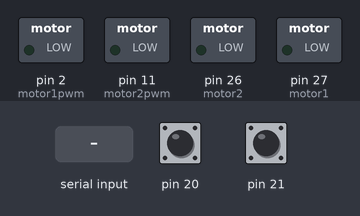
The sketch below on a simulated Arduino Mega 2560, built with avr-gcc and run on an emulated ATmega2560. Shown: switched loads named in the sketch (green lamp = pin HIGH). The inputs (shaded band) are chosen by the test bench; at power-on: pin 20 HIGH, pin 21 HIGH.

Above: at 1.2 s.
1.3 s: "1\n" received over Serial
At 1.8 s:
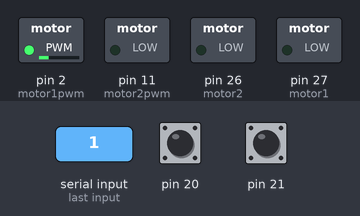
2.8 s: "5\n" received over Serial
At 4.0 s:
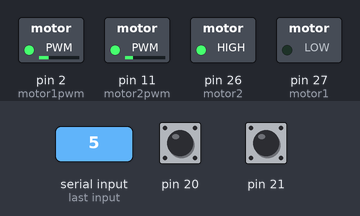
4.3 s: "3\n" received over Serial
At 5.2 s:
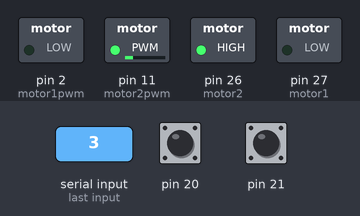
5.8 s: "6\n" received over Serial
At 6.4 s:
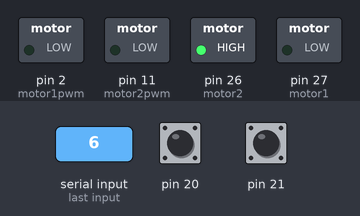
8.9 s: "1\n" received over Serial
At 9.9 s:
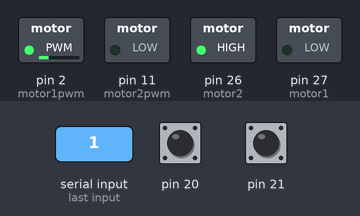
Timing chart, 0 to 11.4 s (numbered marks = the images above; inputs shaded):
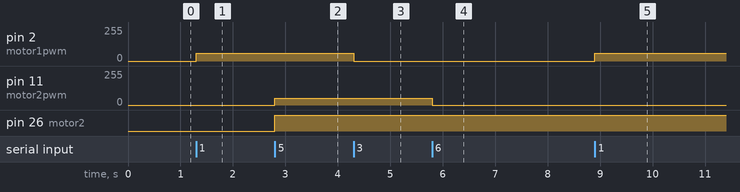

Measured:
- after the input at 1.3 s, pin 2 (motor1pwm): 0/255 → 60/255 at once
- after the input at 2.8 s, pin 11 (motor2pwm): 0/255 → 50/255 at once; pin 26 (motor2): LOW → HIGH at once
- after the input at 4.3 s, pin 2 (motor1pwm): 60/255 → 0/255 at once
- after the input at 5.8 s, pin 11 (motor2pwm): 50/255 → 0/255 at once
- after the input at 8.9 s, pin 2 (motor1pwm): 0/255 → 60/255 at once

The sketch:

MoveTest1.ino
```cpp
#define motor1  27
#define motor2  26
#define motor1pwm  2
#define motor2pwm  11

float theta1c=0, theta2c=0;
int x;

volatile int temp1, counter1 = 0;
volatile int temp2 , counter2 = 0;


void setup() {
  Serial.begin(9600);
  //Pins for encoders
  pinMode(21, INPUT_PULLUP);
  pinMode(6, INPUT_PULLUP);
  attachInterrupt(2, ai2_1, RISING);


  pinMode(20, INPUT_PULLUP);
  pinMode(7, INPUT_PULLUP);
  attachInterrupt(3, ai3_1, RISING);

  //Pins for Motors
  pinMode(motor1, OUTPUT);
  pinMode(motor1pwm, OUTPUT);
  pinMode(motor2, OUTPUT);
  pinMode(motor2pwm, OUTPUT);

}

void loop() {
  if (Serial.available())
  {
    x = Serial.parseInt();
  }
    if (x) {
      if (x < 3)
      {
        digitalWrite(motor1, x - 1 );
        if(x==1)
        analogWrite(motor1pwm , 60);
        else
        analogWrite(motor1pwm , 50);

      }
      if(x == 3 || (-theta1c+26)>96.408){                   //53.728
        analogWrite(motor1pwm , 0);
        x=3;
        }
      if(x>3 && x<6){
        digitalWrite(motor2, x - 4 );
        analogWrite(motor2pwm , 50);
        }
      if(x == 6 || (theta2c/4)>42.68){                   //42.68  --changed sign before theta2c for different leg position
        analogWrite(motor2pwm , 0);
        x=6;
        }
    }


  //Convert Encoder Output into angle
      if ( counter1 != temp1 ) {
        temp1 = counter1;
        if (counter1 > 600) {
          counter1 = 0;
         }
        theta1c = (counter1 * 0.6);
        Serial.println ("theta1");
        Serial.println (theta1c);
     }
      if ( counter2 != temp2 ) {
        temp2 = counter2;
        if (counter2 > 600) {
          counter2 = 0;
        }
        theta2c = (counter2 * 0.6);
        Serial.println ("theta2");
        Serial.println (theta2c/4);
      }
}

// Encoder1
void ai2_1() {
  if (digitalRead(6) == LOW) {
    counter1++;
  } else {
    counter1--;
  }
}

////  Encoder2
void ai3_1() {
  if (digitalRead(7) == LOW) {
    counter2++;
  } else {
    counter2--;
  }
}
```
